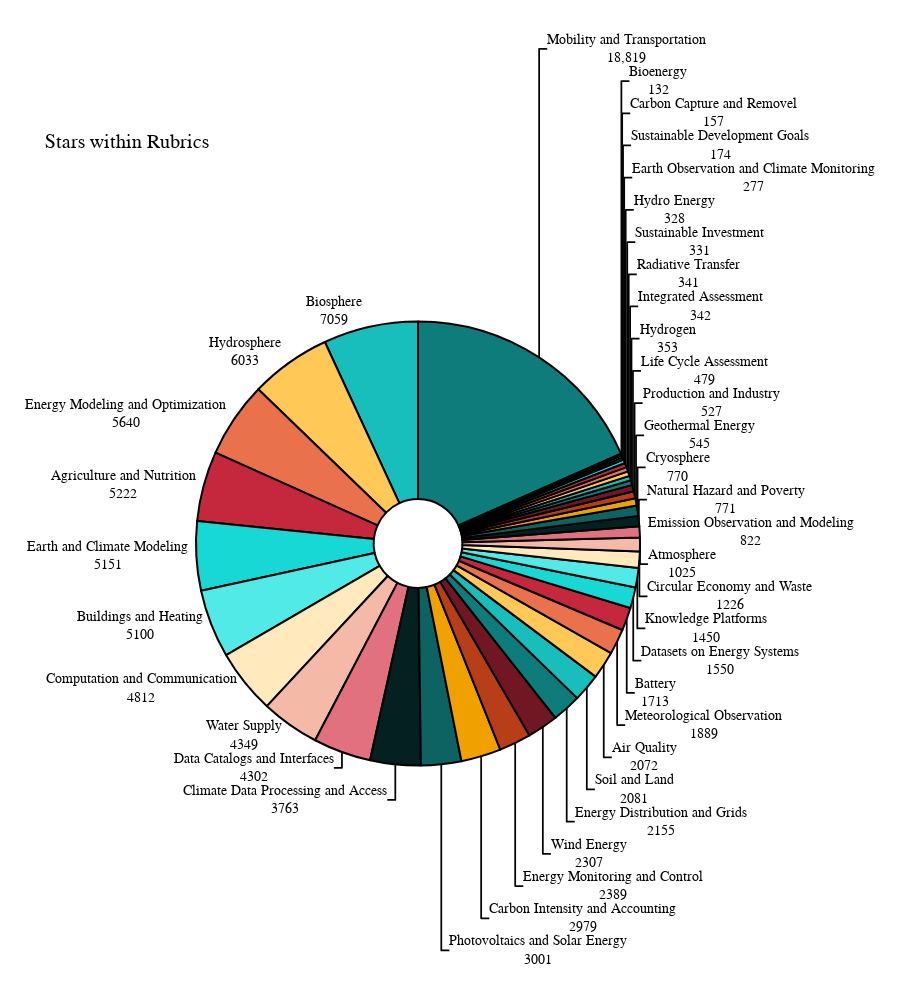

Here is the notebook cell this chart was saved with:
### Code cell
fig = px.pie(df_active.groupby('rubric')['stargazers_count'].sum().reset_index(), values="stargazers_count", names="rubric", color_discrete_sequence=color_discrete_sequence, hole=0.2)

fig.update_layout(title="Stars within Rubrics", height=1000, showlegend=False)
fig.update_traces(textposition='outside', textinfo='value+label', marker=dict(line=dict(color='#000000', width=2)))
fig.show()

### Figure 1 — Plotly figure (JSON) as saved in the notebook; plotly's stock layout.template omitted (floating-point values rounded to 4 significant figures)
{"data": [{"domain": {"x": [0, 1], "y": [0, 1]}, "hole": 0.2, "hovertemplate": "rubric=%{label}<br>stargazers_count=%{value}<extra></extra>", "labels": ["Agriculture and Nutrition", "Air Quality", "Atmosphere", "Battery", "Bioenergy", "Biosphere", "Buildings and Heating", "Carbon Capture and Removel", "Carbon Intensity and Accounting", "Circular Economy and Waste", "Climate Data Processing and Access", "Computation and Communication", "Cryosphere", "Data Catalogs and Interfaces", "Datasets on Energy Systems", "Earth Observation and Climate Monitoring", "Earth and Climate Modeling", "Emission Observation and Modeling", "Energy Distribution and Grids", "Energy Modeling and Optimization", "Energy Monitoring and Control", "Geothermal Energy", "Hydro Energy", "Hydrogen", "Hydrosphere", "Integrated Assessment", "Knowledge Platforms", "Life Cycle Assessment", "Meteorological Observation", "Mobility and Transportation", "Natural Hazard and Poverty", "Photovoltaics and Solar Energy", "Production and Industry", "Radiative Transfer", "Soil and Land", "Sustainable Development Goals", "Sustainable Investment", "Water Supply", "Wind Energy"], "legendgroup": "", "marker": {"line": {"color": "#000000", "width": 2}}, "name": "", "showlegend": true, "textinfo": "value+label", "textposition": "outside", "type": "pie", "values": [5222, 2072, 1025, 1713, 132, 7059, 5100, 157, 2979, 1226, 3763, 4812, 770, 4302, 1550, 277, 5151, 822, 2155, 5640, 2389, 545, 328, 353, 6033, 342, 1450, 479, 1889, 18819, 771, 3001, 527, 341, 2081, 174, 331, 4349, 2307]}], "layout": {"height": 1000, "legend": {"tracegroupgap": 0}, "margin": {"t": 60}, "piecolorway": ["#0E7C7B", "#17BEBB", "#FFC857", "#E9724C", "#C5283D"], "showlegend": false, "title": {"text": "Stars within Rubrics"}}}
